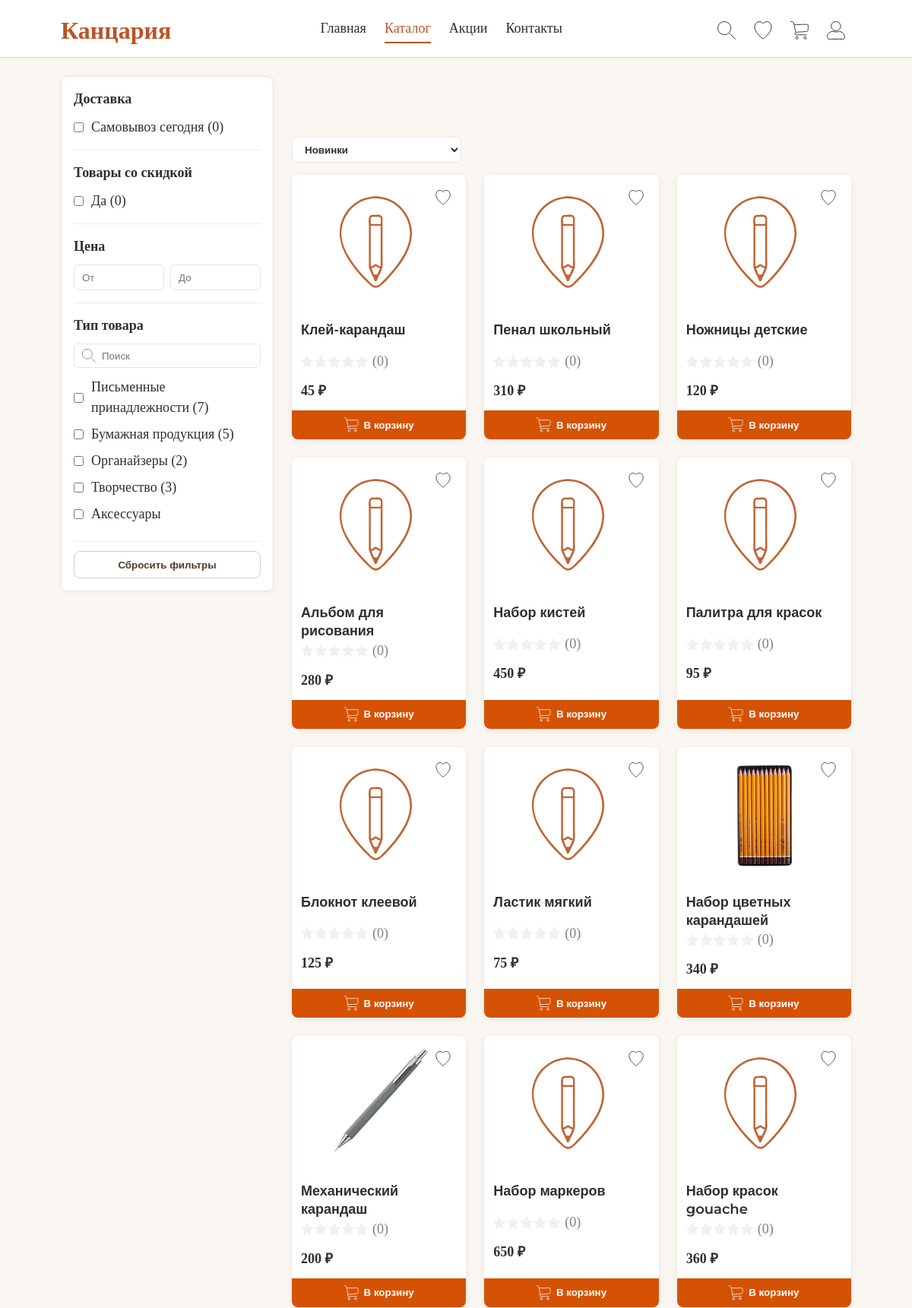
Before: /pages/catalog.php (upper part) with the older database file.
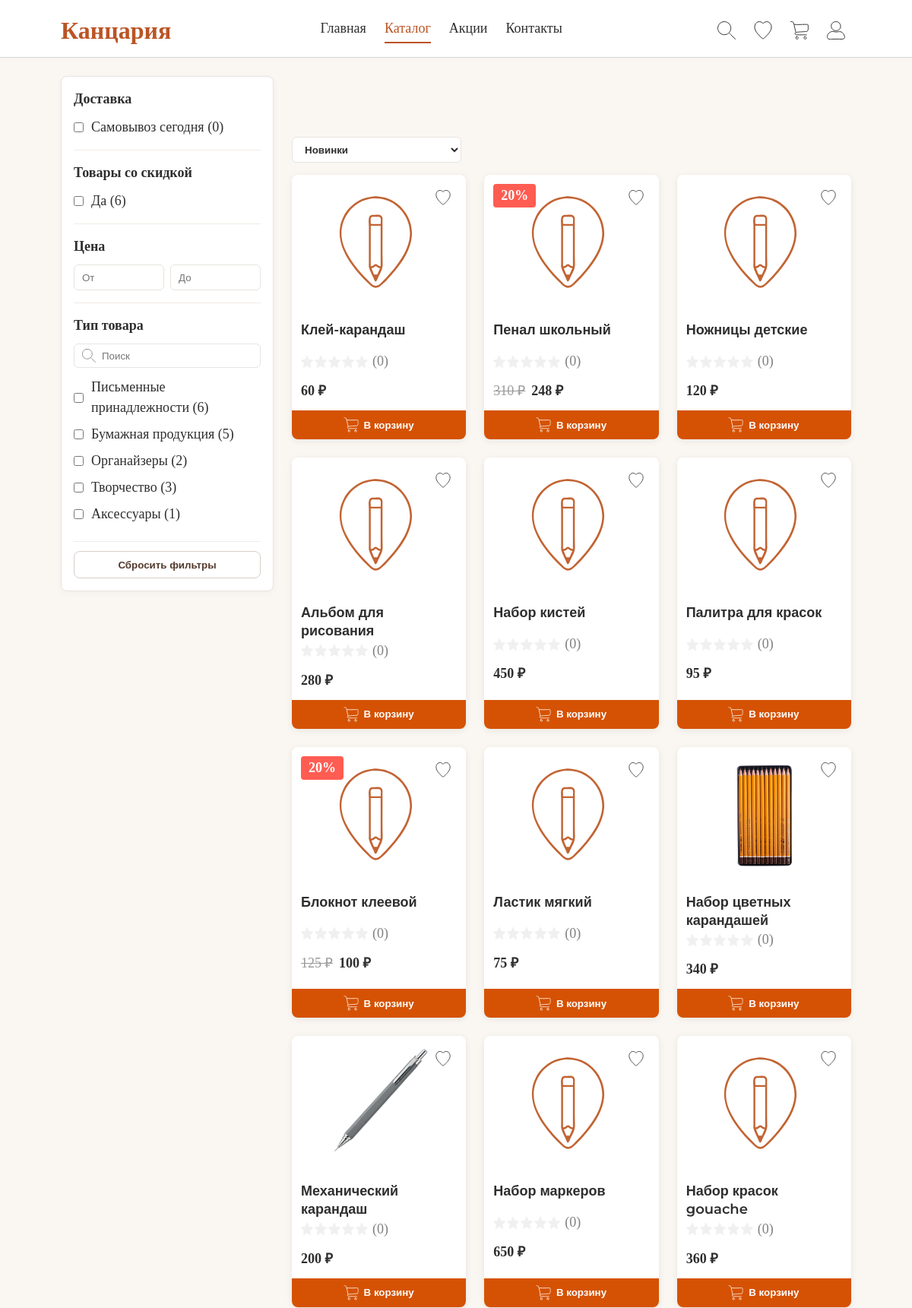
After: the same page with the newer database file.
### tables this page shows
CREATE TABLE `categories` (
    `id` int(10) UNSIGNED NOT NULL,
    `name` varchar(100) NOT NULL,
    `slug` varchar(120) NOT NULL
);

CREATE TABLE `products` (
    `id` int(10) UNSIGNED NOT NULL,
    `category_id` int(10) UNSIGNED NOT NULL,
    `name` varchar(200) NOT NULL,
    `description` text,
    `price` decimal(10, 2) NOT NULL,
    `stock_quantity` int(10) UNSIGNED DEFAULT '0',
    `pickup_available` tinyint(1) DEFAULT NULL,
    `rating` decimal(2, 1) DEFAULT '0.0',
    `is_active` tinyint(1) DEFAULT '1',
    `created_at` timestamp NULL DEFAULT CURRENT_TIMESTAMP,
    `updated_at` timestamp NULL DEFAULT CURRENT_TIMESTAMP ON UPDATE CURRENT_TIMESTAMP
);

### includes/config.php (called while the page is built, shortened)
<?php
try {
    $pdo = new PDO(
        'mysql:host=' . DB_HOST . ';port=' . DB_PORT . ';dbname=' . DB_NAME . ';charset=' . DB_CHARSET,
        DB_USER,
        DB_PASSWORD,
        [
            PDO::ATTR_ERRMODE => PDO::ERRMODE_EXCEPTION,
            PDO::ATTR_DEFAULT_FETCH_MODE => PDO::FETCH_ASSOC,
            PDO::ATTR_EMULATE_PREPARES => false,
        ]
    );
    $pdo->exec("SET NAMES '" . DB_CHARSET . "'");
} catch (PDOException $e) {
    error_log('Database connection error: ' . $e->getMessage());
    http_response_code(500);
    exit('Internal server error.');
}
function format_price($price): string
{
    return number_format((float)$price, 0, ',', ' ') . ' ₽';
}
function app_fetch_product_images(int $productId): array
{
    global $pdo;
    try {
        $stmt = $pdo->prepare('SELECT image_path FROM product_images WHERE product_id = ? ORDER BY id ASC');
        $stmt->execute([$productId]);
        $rows = $stmt->fetchAll(PDO::FETCH_COLUMN) ?: [];
        $images = [];
        foreach ($rows as $row) {
            $path = trim((string)$row);
            if ($path !== '') {
                $images[] = $path;
            }
        }
        return $images !== [] ? $images : [APP_DEFAULT_PRODUCT_IMAGE];
    } catch (PDOException $e) {
        error_log('Database error (app_fetch_product_images): ' . $e->getMessage());
        return [APP_DEFAULT_PRODUCT_IMAGE];
    }
}
function get_active_discounted_products_count(): int
{
    global $pdo;
    try {
        $stmt = $pdo->query('SELECT COUNT(*) AS cnt FROM v_product_pricing WHERE is_active = 1 AND discount_percent > 0');
        $row = $stmt->fetch();
        return (int)($row['cnt'] ?? 0);
    } catch (PDOException $e) {
        error_log('Database error (get_active_discounted_products_count): ' . $e->getMessage());
        return 0;
    }
}
function get_product_image($productId): string
{
    $images = app_fetch_product_images((int)$productId);
    $candidate = (string)($images[0] ?? APP_DEFAULT_PRODUCT_IMAGE);
    $rootDir = dirname(__DIR__);
    $candidatePath = $candidate !== '' ? $rootDir . DIRECTORY_SEPARATOR . ltrim(str_replace('/', DIRECTORY_SEPARATOR, $candidate), DIRECTORY_SEPARATOR) : '';
    if ($candidatePath === '' || !is_file($candidatePath)) {
        $fallback = '/assets/icons/favicon.svg';
        $fallbackPath = $rootDir . DIRECTORY_SEPARATOR . ltrim(str_replace('/', DIRECTORY_SEPARATOR, $fallback), DIRECTORY_SEPARATOR);
        $candidate = is_file($fallbackPath) ? $fallback : '/assets/icons/favicon.svg';
    }
    return htmlspecialchars($candidate, ENT_QUOTES, 'UTF-8');
}
function get_product_rating($productId): array
{
    global $pdo;
    static $cache = [];
    $cacheKey = (int)$productId;
    try {
        $hasPublishedColumn = false;
        try {
            foreach ($pdo->query('SHOW COLUMNS FROM reviews') ?: [] as $column) {
                if ((string)$column['Field'] === 'is_published') {
                    $hasPublishedColumn = true;
                    break;
                }
            }
        } catch (Throwable $e) {
        }
        $sql = 'SELECT ROUND(AVG(rating), 1) AS rating, COUNT(*) AS count FROM reviews WHERE product_id = ?';
        if ($hasPublishedColumn) {
            $sql .= ' AND is_published = 1';
        }
        $stmt = $pdo->prepare($sql);
        $stmt->execute([(int)$productId]);
        $result = $stmt->fetch();
        $rating = [
            'rating' => (float)($result['rating'] ?? 0),
            'count' => (int)($result['count'] ?? 0),
        ];
        $cache[$cacheKey] = $rating;
        return $rating;
    } catch (PDOException $e) {
        error_log('Database error (get_product_rating): ' . $e->getMessage());
        $cache[$cacheKey] = ['rating' => 0.0, 'count' => 0];
        return $cache[$cacheKey];
    }
}
function get_categories(): array
{
    global $pdo;
    try {
        try {
            $stmtHasSlug = $pdo->query("SHOW COLUMNS FROM categories LIKE 'slug'");
            $hasSlug = (bool)($stmtHasSlug && $stmtHasSlug->fetch());
        } catch (Throwable $e) {
            $hasSlug = false;
        }
        $stmt = $pdo->query($hasSlug ? 'SELECT id, name, slug FROM categories ORDER BY id ASC' : 'SELECT id, name, "" AS slug FROM categories ORDER BY id ASC');
        $cache = $stmt->fetchAll() ?: [];
        return $cache;
    } catch (PDOException $e) {
        error_log('Database error (get_categories): ' . $e->getMessage());
        $cache = [];
        return [];
    }
}

### pages/catalog.php (the view, shortened to what the changed rows need)
<?php
require_once __DIR__ . '/../includes/config.php';
$q = isset($_GET['q']) ? trim((string)$_GET['q']) : '';
$page = max(1, (int)($_GET['page'] ?? 1));
$per_page = 12;
$min_price = isset($_GET['min_price']) && $_GET['min_price'] !== '' ? (float)$_GET['min_price'] : null;
$max_price = isset($_GET['max_price']) && $_GET['max_price'] !== '' ? (float)$_GET['max_price'] : null;
$sale_only = isset($_GET['sale']) && $_GET['sale'] === '1';
$pickup_only = isset($_GET['pickup']) && $_GET['pickup'] === '1';
$category_ids = [];
$category_ids = array_values($category_ids);
$order_by = 'p.created_at DESC';
$where = ['p.is_active = 1'];
$params = [];
$where_for_pickup = $where;
$params_for_pickup = $params;
$where_sql = implode(' AND ', $where);
$stmt_total = $pdo->prepare("SELECT COUNT(*) AS cnt FROM v_product_pricing p WHERE $where_sql");
$stmt_total->execute($params);
$total = (int)($stmt_total->fetch()['cnt'] ?? 0);
$pages = max(1, (int)ceil($total / $per_page));
$page = min($page, $pages);
$offset = ($page - 1) * $per_page;
$stmt = $pdo->prepare("
    SELECT p.*, p.final_price AS price, p.base_price AS price_old
    FROM v_product_pricing p
    WHERE $where_sql
    ORDER BY $order_by
    LIMIT $per_page OFFSET $offset
");
$stmt->execute($params);
$products = $stmt->fetchAll() ?: [];
$categories = get_categories();
$sale_products_total = get_active_discounted_products_count();
$category_counts = [];
try {
    $stmt_cat_counts = $pdo->query(
        "SELECT t.category_id, COUNT(DISTINCT t.product_id) AS cnt
         FROM (
             SELECT p.id AS product_id, p.category_id
             FROM products p
             WHERE p.is_active = 1
             UNION ALL
             SELECT p.id AS product_id, pc.category_id
             FROM products p
             INNER JOIN product_categories pc ON pc.product_id = p.id
             WHERE p.is_active = 1
         ) t
         GROUP BY t.category_id"
    );
    foreach ($stmt_cat_counts->fetchAll() ?: [] as $row) {
        $category_counts[(int)$row['category_id']] = (int)$row['cnt'];
    }
} catch (Throwable $e) {
    error_log($e->getMessage());
}
$pickup_total = 0;
try {
    $pickup_where_sql = implode(' AND ', array_merge($where_for_pickup, ['p.pickup_available = 1 AND p.stock_quantity > 0']));
    $stmt_pickup = $pdo->prepare("SELECT COUNT(*) AS cnt FROM v_product_pricing p WHERE $pickup_where_sql");
    $stmt_pickup->execute($params_for_pickup);
    $pickup_total = (int)($stmt_pickup->fetch()['cnt'] ?? 0);
} catch (Throwable $e) {
    error_log($e->getMessage());
}
$is_ajax = !empty($_SERVER['HTTP_X_REQUESTED_WITH']) && strtolower((string)$_SERVER['HTTP_X_REQUESTED_WITH']) === 'xmlhttprequest';
if (!$is_ajax): ?>
<!DOCTYPE html>
<html lang="ru">
<head>
    <link rel="stylesheet" href="/styles/global.css">
    <link rel="stylesheet" href="/styles/header.css">
    <link rel="stylesheet" href="/styles/product-card.css">
    <link rel="stylesheet" href="/styles/footer.css">
    <link rel="stylesheet" href="/styles/catalog.css">
</head>
<body>
<?php include __DIR__ . '/../includes/header.php'; ?>
<main class="main catalog">
    <aside class="catalog__filters">
        <form class="filters" id="catalog-filters-form" method="get" action="/pages/catalog.php">
            <div class="filters__section">
                <div class="filters__title">Доставка</div>
                <label class="filters__check">
                    <input type="checkbox" name="pickup" value="1" <?php echo $pickup_only ? 'checked' : ''; ?>>
                    <span data-pickup-counter>Самовывоз сегодня (<?php echo $pickup_total; ?>)</span>
                </label>
            </div>
            <div class="filters__section">
                <div class="filters__title">Товары со скидкой</div>
                <label class="filters__check">
                    <input type="checkbox" name="sale" value="1" <?php echo $sale_only ? 'checked' : ''; ?>>
                    <span>Да (<?php echo $sale_products_total; ?>)</span>
                </label>
            </div>
            <div class="filters__section">
                <div class="filters__title">Цена</div>
                <div class="filters__price">
                    <input class="filters__input" type="number" name="min_price" placeholder="От" value="<?php echo $min_price !== null ? htmlspecialchars((string)$min_price) : ''; ?>">
                    <input class="filters__input" type="number" name="max_price" placeholder="До" value="<?php echo $max_price !== null ? htmlspecialchars((string)$max_price) : ''; ?>">
                </div>
            </div>
            <div class="filters__section">
                <div class="filters__title">Тип товара</div>
                <div class="filters__search">
                    <img src="/assets/icons/search.svg" alt="" class="filters__search-icon" aria-hidden="true">
                    <input class="filters__search-input" type="text" name="q" placeholder="Поиск" value="<?php echo htmlspecialchars($q); ?>">
                </div>
                <div class="filters__list">
                    <?php foreach ($categories as $cat): ?>
                        <?php $cat_id = (int)$cat['id']; ?>
                        <label class="filters__check">
                            <input type="checkbox" name="category[]" value="<?php echo $cat_id; ?>" <?php echo in_array($cat_id, $category_ids, true) ? 'checked' : ''; ?>>
                            <span><?php echo htmlspecialchars((string)$cat['name']); ?><?php if (!empty($category_counts[$cat_id])): ?> (<?php echo $category_counts[$cat_id]; ?>)<?php endif; ?></span>
                        </label>
                    <?php endforeach; ?>
                </div>
            </div>
            <div class="filters__actions">
                <button type="button" class="filters__reset" id="catalog-filters-reset">Сбросить фильтры</button>
            </div>
        </form>
    </aside>
<?php endif; ?>
    <section class="catalog__content" id="catalog-content">
        <div class="catalog__grid">
            <?php foreach ($products as $product): ?>
                <?php
                $pid = (int)$product['id'];
                $img = get_product_image($pid);
                $rating = get_product_rating($pid);
                $rating_value = (float)$rating['rating'];
                $discount = (int)($product['discount_percent'] ?? 0);
                $old = (float)($product['price_old'] ?? $product['price']);
                $new = (float)$product['price'];
                $ts = strtotime($product['created_at'] ?? 'now');
                ?>
                <article class="product-card" data-price="<?php echo $new; ?>" data-rating="<?php echo $rating_value; ?>" data-created="<?php echo $ts; ?>">
                    <?php if ($discount): ?><span class="product-card__badge product-card__badge--discount"><?php echo $discount; ?>%</span><?php endif; ?>
                    <button type="button" class="product-card__wishlist" data-product-id="<?php echo $pid; ?>">
                        <img src="/assets/icons/heart.svg" alt="" class="product-card__wishlist-icon">
                    </button>
                    <a href="/pages/page-product.php?id=<?php echo $pid; ?>" class="product-card__link">
                        <img src="<?php echo htmlspecialchars($img); ?>" alt="" class="product-card__image" loading="lazy">
                    </a>
                    <h4 class="product-card__name"><a href="/pages/page-product.php?id=<?php echo $pid; ?>"><?php echo htmlspecialchars((string)$product['name']); ?></a></h4>
                    <div class="product-card__rating">
                        <span class="product-card__stars">
                            <?php for ($i = 1; $i <= 5; $i++): ?>
                                <span class="star">
                                    <img src="/assets/icons/star.svg" alt="" class="star__bg" width="16" height="16">
                                </span>
                            <?php endfor; ?>
                        </span>
                        <span class="product-card__reviews">(<?php echo (int)$rating['count']; ?>)</span>
                    </div>
                    <div class="product-card__price">
                        <?php if ($discount): ?><span class="product-card__price--old"><?php echo format_price($old); ?></span><?php endif; ?>
                        <span class="product-card__price--new"><?php echo format_price($new); ?></span>
                    </div>
                    <button type="button" class="product-card__add-to-cart" data-product-id="<?php echo $pid; ?>" data-product-name="<?php echo htmlspecialchars((string)$product['name'], ENT_QUOTES, 'UTF-8'); ?>" data-product-price="<?php echo $new; ?>">
                        <img src="/assets/icons/cart.svg" alt="" class="product-card__add-to-cart-icon" width="18" height="18">В корзину
                    </button>
                </article>
            <?php endforeach; ?>
        </div>
    </section>
<?php if (!$is_ajax): ?>
</main>
</body>
</html>
<?php else: exit; endif; ?>

Changed rows visible on the page:
computed for categories "Письменные принадлежности": id "7" → "6"
shown differently, row unchanged: categories "Аксессуары": id (not shown) → "1"
changed products "Клей-карандаш": new "45 ₽" → "60 ₽"
shown differently, row unchanged: products "Пенал школьный": discount (not shown) → "20"; old (not shown) → "310 ₽"; new "310 ₽" → "248 ₽"
shown differently, row unchanged: products "Блокнот клеевой": discount (not shown) → "20"; old (not shown) → "125 ₽"; new "125 ₽" → "100 ₽"
Other visible differences:
$sale_products_total: "0" → "6"
